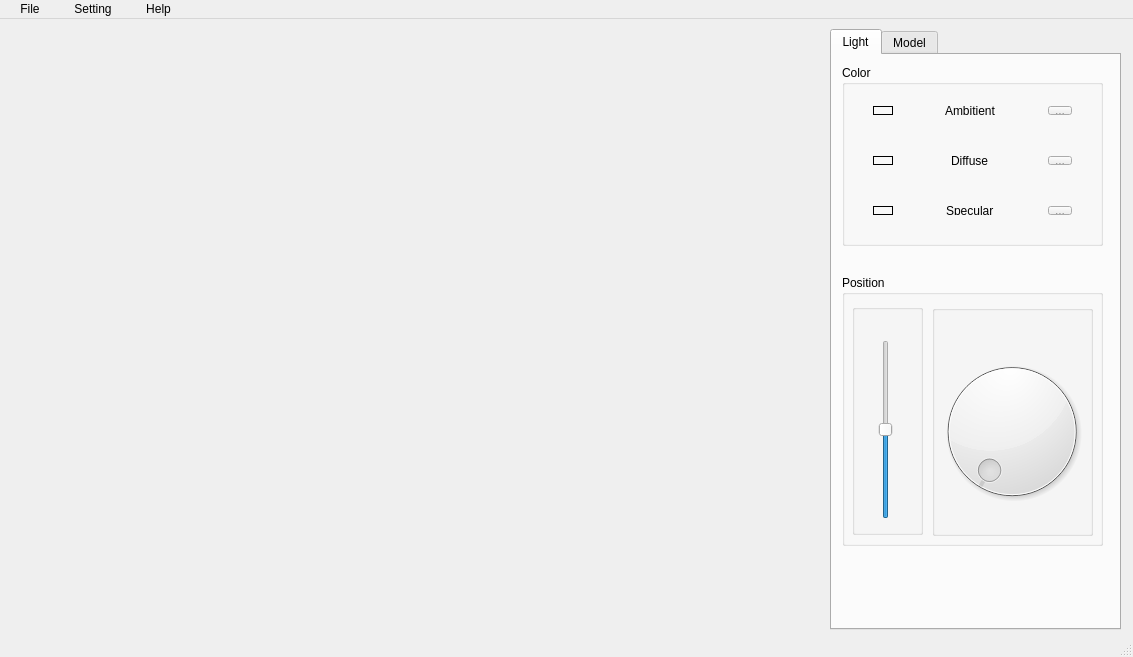
<?xml version="1.0" encoding="UTF-8"?>
<ui version="4.0">
 <class>mainwindowClass</class>
 <widget class="QMainWindow" name="mainwindowClass">
  <property name="geometry">
   <rect>
    <x>0</x>
    <y>0</y>
    <width>1133</width>
    <height>657</height>
   </rect>
  </property>
  <property name="minimumSize">
   <size>
    <width>50</width>
    <height>0</height>
   </size>
  </property>
  <property name="mouseTracking">
   <bool>true</bool>
  </property>
  <property name="windowTitle">
   <string>mainwindow</string>
  </property>
  <widget class="QWidget" name="centralWidget">
   <widget class="QTabWidget" name="Parameters">
    <property name="geometry">
     <rect>
      <x>830</x>
      <y>10</y>
      <width>291</width>
      <height>601</height>
     </rect>
    </property>
    <property name="toolTip">
     <string>&lt;html&gt;&lt;head/&gt;&lt;body&gt;&lt;p&gt;Page&lt;/p&gt;&lt;/body&gt;&lt;/html&gt;</string>
    </property>
    <property name="whatsThis">
     <string>&lt;html&gt;&lt;head/&gt;&lt;body&gt;&lt;p&gt;Page&lt;/p&gt;&lt;p&gt;&lt;br/&gt;&lt;/p&gt;&lt;/body&gt;&lt;/html&gt;</string>
    </property>
    <property name="currentIndex">
     <number>0</number>
    </property>
    <widget class="QWidget" name="Tab1">
     <attribute name="title">
      <string>Light</string>
     </attribute>
     <widget class="QGroupBox" name="Color">
      <property name="geometry">
       <rect>
        <x>10</x>
        <y>10</y>
        <width>261</width>
        <height>181</height>
       </rect>
      </property>
      <property name="title">
       <string>Color</string>
      </property>
      <widget class="QWidget" name="horizontalLayoutWidget">
       <property name="geometry">
        <rect>
         <x>20</x>
         <y>30</y>
         <width>221</width>
         <height>31</height>
        </rect>
       </property>
       <layout class="QHBoxLayout" name="horizontalLayout">
        <item>
         <widget class="QFrame" name="Ambitient">
          <property name="maximumSize">
           <size>
            <width>20</width>
            <height>20</height>
           </size>
          </property>
          <property name="frameShape">
           <enum>QFrame::Box</enum>
          </property>
          <layout class="QFormLayout" name="formLayout_2"/>
         </widget>
        </item>
        <item alignment="Qt::AlignHCenter">
         <widget class="QLabel" name="label">
          <property name="text">
           <string>Ambitient</string>
          </property>
         </widget>
        </item>
        <item>
         <widget class="QToolButton" name="AmbitientColorSet">
          <property name="text">
           <string>...</string>
          </property>
         </widget>
        </item>
       </layout>
      </widget>
      <widget class="QWidget" name="horizontalLayoutWidget_2">
       <property name="geometry">
        <rect>
         <x>20</x>
         <y>80</y>
         <width>221</width>
         <height>31</height>
        </rect>
       </property>
       <layout class="QHBoxLayout" name="horizontalLayout_2">
        <item>
         <widget class="QFrame" name="Diffuse">
          <property name="maximumSize">
           <size>
            <width>20</width>
            <height>20</height>
           </size>
          </property>
          <property name="frameShape">
           <enum>QFrame::Box</enum>
          </property>
          <layout class="QFormLayout" name="formLayout_3"/>
         </widget>
        </item>
        <item alignment="Qt::AlignHCenter">
         <widget class="QLabel" name="label_2">
          <property name="text">
           <string>Diffuse</string>
          </property>
         </widget>
        </item>
        <item>
         <widget class="QToolButton" name="DiffuseColorSet">
          <property name="text">
           <string>...</string>
          </property>
         </widget>
        </item>
       </layout>
      </widget>
      <widget class="QWidget" name="horizontalLayoutWidget_3">
       <property name="geometry">
        <rect>
         <x>20</x>
         <y>130</y>
         <width>221</width>
         <height>31</height>
        </rect>
       </property>
       <layout class="QHBoxLayout" name="horizontalLayout_3">
        <item>
         <widget class="QFrame" name="Specular">
          <property name="maximumSize">
           <size>
            <width>20</width>
            <height>20</height>
           </size>
          </property>
          <property name="frameShape">
           <enum>QFrame::Box</enum>
          </property>
          <layout class="QFormLayout" name="formLayout_4"/>
         </widget>
        </item>
        <item alignment="Qt::AlignHCenter">
         <widget class="QLabel" name="label_3">
          <property name="text">
           <string>Specular</string>
          </property>
         </widget>
        </item>
        <item>
         <widget class="QToolButton" name="SpecularColorSet">
          <property name="text">
           <string>...</string>
          </property>
         </widget>
        </item>
       </layout>
      </widget>
     </widget>
     <widget class="QGroupBox" name="Position">
      <property name="geometry">
       <rect>
        <x>10</x>
        <y>220</y>
        <width>261</width>
        <height>271</height>
       </rect>
      </property>
      <property name="title">
       <string>Position</string>
      </property>
      <widget class="QGroupBox" name="verticalGroupBox_2">
       <property name="geometry">
        <rect>
         <x>90</x>
         <y>30</y>
         <width>161</width>
         <height>231</height>
        </rect>
       </property>
       <widget class="QWidget" name="layoutWidget_3">
        <property name="geometry">
         <rect>
          <x>2</x>
          <y>2</y>
          <width>151</width>
          <height>17</height>
         </rect>
        </property>
        <layout class="QHBoxLayout" name="horizontalLayout_8">
         <item>
          <widget class="QLabel" name="label_5">
           <property name="text">
            <string>       Yaw</string>
           </property>
          </widget>
         </item>
        </layout>
       </widget>
       <widget class="QDial" name="YawDial">
        <property name="geometry">
         <rect>
          <x>0</x>
          <y>30</y>
          <width>160</width>
          <height>193</height>
         </rect>
        </property>
        <property name="maximum">
         <number>360</number>
        </property>
        <property name="sliderPosition">
         <number>0</number>
        </property>
       </widget>
      </widget>
      <widget class="QGroupBox" name="verticalGroupBox">
       <property name="geometry">
        <rect>
         <x>10</x>
         <y>29</y>
         <width>71</width>
         <height>231</height>
        </rect>
       </property>
       <widget class="QWidget" name="horizontalLayoutWidget_4">
        <property name="geometry">
         <rect>
          <x>0</x>
          <y>0</y>
          <width>84</width>
          <height>22</height>
         </rect>
        </property>
        <layout class="QHBoxLayout" name="horizontalLayout_4">
         <item>
          <widget class="QLabel" name="label_4">
           <property name="text">
            <string> Pitch</string>
           </property>
          </widget>
         </item>
        </layout>
       </widget>
       <widget class="QWidget" name="layoutWidget">
        <property name="geometry">
         <rect>
          <x>3</x>
          <y>25</y>
          <width>61</width>
          <height>201</height>
         </rect>
        </property>
        <layout class="QHBoxLayout" name="horizontalLayout_5" stretch="0">
         <property name="sizeConstraint">
          <enum>QLayout::SetDefaultConstraint</enum>
         </property>
         <item>
          <widget class="QSlider" name="PitchSlider">
           <property name="layoutDirection">
            <enum>Qt::LeftToRight</enum>
           </property>
           <property name="styleSheet">
            <string notr="true"/>
           </property>
           <property name="minimum">
            <number>-90</number>
           </property>
           <property name="maximum">
            <number>90</number>
           </property>
           <property name="tracking">
            <bool>true</bool>
           </property>
           <property name="orientation">
            <enum>Qt::Vertical</enum>
           </property>
          </widget>
         </item>
        </layout>
       </widget>
      </widget>
     </widget>
    </widget>
    <widget class="QWidget" name="Tab2">
     <attribute name="title">
      <string>Model</string>
     </attribute>
     <widget class="QGroupBox" name="Mesh">
      <property name="geometry">
       <rect>
        <x>0</x>
        <y>10</y>
        <width>271</width>
        <height>125</height>
       </rect>
      </property>
      <property name="sizePolicy">
       <sizepolicy hsizetype="Preferred" vsizetype="Expanding">
        <horstretch>0</horstretch>
        <verstretch>0</verstretch>
       </sizepolicy>
      </property>
      <property name="title">
       <string>Mesh</string>
      </property>
      <layout class="QGridLayout" name="gridLayout_2">
       <item row="0" column="0">
        <widget class="QCheckBox" name="LineCheckBox">
         <property name="text">
          <string>Face Number:</string>
         </property>
         <property name="iconSize">
          <size>
           <width>20</width>
           <height>20</height>
          </size>
         </property>
         <property name="tristate">
          <bool>false</bool>
         </property>
        </widget>
       </item>
       <item row="0" column="1">
        <widget class="QLabel" name="FaceCountLabel">
         <property name="text">
          <string/>
         </property>
         <property name="alignment">
          <set>Qt::AlignRight|Qt::AlignTrailing|Qt::AlignVCenter</set>
         </property>
        </widget>
       </item>
       <item row="1" column="0">
        <widget class="QCheckBox" name="VertexCheckBox">
         <property name="text">
          <string>Vertex Number:</string>
         </property>
        </widget>
       </item>
       <item row="1" column="1">
        <widget class="QLabel" name="VertCountLabel">
         <property name="text">
          <string/>
         </property>
         <property name="alignment">
          <set>Qt::AlignRight|Qt::AlignTrailing|Qt::AlignVCenter</set>
         </property>
        </widget>
       </item>
      </layout>
     </widget>
     <widget class="QGroupBox" name="Camera">
      <property name="geometry">
       <rect>
        <x>0</x>
        <y>140</y>
        <width>271</width>
        <height>90</height>
       </rect>
      </property>
      <property name="title">
       <string>Camera</string>
      </property>
      <layout class="QGridLayout" name="gridLayout" columnstretch="1,5,1">
       <item row="0" column="0">
        <widget class="QLabel" name="label_8">
         <property name="text">
          <string>Fov</string>
         </property>
        </widget>
       </item>
       <item row="0" column="1">
        <widget class="QSlider" name="FovSilder">
         <property name="minimum">
          <number>60</number>
         </property>
         <property name="maximum">
          <number>90</number>
         </property>
         <property name="pageStep">
          <number>10</number>
         </property>
         <property name="value">
          <number>60</number>
         </property>
         <property name="orientation">
          <enum>Qt::Horizontal</enum>
         </property>
        </widget>
       </item>
       <item row="0" column="2">
        <widget class="QLabel" name="FovLabel">
         <property name="text">
          <string/>
         </property>
         <property name="alignment">
          <set>Qt::AlignRight|Qt::AlignTrailing|Qt::AlignVCenter</set>
         </property>
        </widget>
       </item>
       <item row="1" column="0">
        <widget class="QLabel" name="label_9">
         <property name="text">
          <string>Near</string>
         </property>
        </widget>
       </item>
       <item row="1" column="1">
        <widget class="QSlider" name="NearSilder">
         <property name="minimum">
          <number>1</number>
         </property>
         <property name="maximum">
          <number>10</number>
         </property>
         <property name="pageStep">
          <number>2</number>
         </property>
         <property name="sliderPosition">
          <number>10</number>
         </property>
         <property name="orientation">
          <enum>Qt::Horizontal</enum>
         </property>
        </widget>
       </item>
       <item row="1" column="2">
        <widget class="QLabel" name="NearLabel">
         <property name="text">
          <string/>
         </property>
         <property name="alignment">
          <set>Qt::AlignRight|Qt::AlignTrailing|Qt::AlignVCenter</set>
         </property>
        </widget>
       </item>
      </layout>
     </widget>
    </widget>
   </widget>
   <widget class="SRenderWidget" name="RenderWidget" native="true">
    <property name="geometry">
     <rect>
      <x>0</x>
      <y>0</y>
      <width>831</width>
      <height>611</height>
     </rect>
    </property>
    <layout class="QFormLayout" name="formLayout"/>
   </widget>
  </widget>
  <widget class="QMenuBar" name="menuBar">
   <property name="geometry">
    <rect>
     <x>0</x>
     <y>0</y>
     <width>1133</width>
     <height>23</height>
    </rect>
   </property>
   <widget class="QMenu" name="menuFIle">
    <property name="geometry">
     <rect>
      <x>337</x>
      <y>116</y>
      <width>128</width>
      <height>94</height>
     </rect>
    </property>
    <property name="minimumSize">
     <size>
      <width>0</width>
      <height>0</height>
     </size>
    </property>
    <property name="title">
     <string>   File   </string>
    </property>
    <addaction name="action_open_file"/>
    <addaction name="action_save_image"/>
   </widget>
   <widget class="QMenu" name="menuSetting">
    <property name="title">
     <string>   Setting   </string>
    </property>
    <addaction name="action_multithread"/>
   </widget>
   <widget class="QMenu" name="menuHelp">
    <property name="title">
     <string>   Help   </string>
    </property>
   </widget>
   <addaction name="menuFIle"/>
   <addaction name="menuSetting"/>
   <addaction name="menuHelp"/>
  </widget>
  <widget class="QStatusBar" name="statusBar"/>
  <action name="action_open_file">
   <property name="text">
    <string>Open File</string>
   </property>
   <property name="toolTip">
    <string>Open File</string>
   </property>
  </action>
  <action name="action_save_image">
   <property name="text">
    <string>Save Image</string>
   </property>
  </action>
  <action name="action_multithread">
   <property name="text">
    <string>MultiThread</string>
   </property>
  </action>
  <action name="action_render_mode">
   <property name="text">
    <string>Render Mode</string>
   </property>
  </action>
 </widget>
 <layoutdefault spacing="6" margin="11"/>
 <customwidgets>
  <customwidget>
   <class>SRenderWidget</class>
   <extends>QWidget</extends>
   <header>SRenderWidget.h</header>
   <container>1</container>
  </customwidget>
 </customwidgets>
 <resources>
  <include location="mainwindow.qrc"/>
 </resources>
 <connections/>
</ui>
